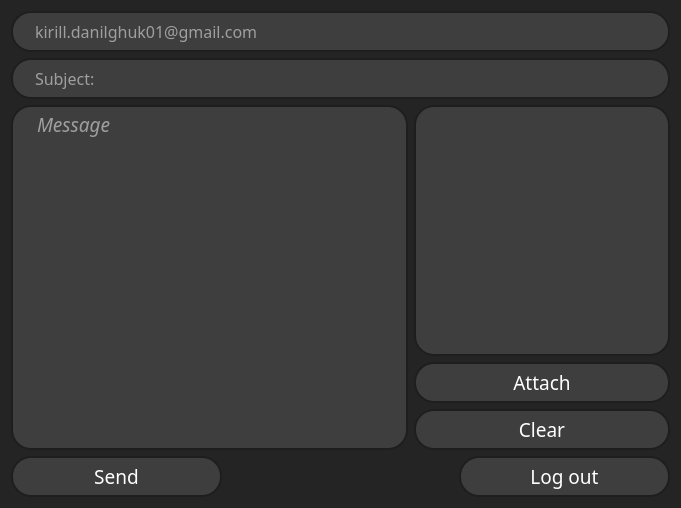
<?xml version="1.0" encoding="UTF-8"?>
<ui version="4.0">
 <class>mainForm</class>
 <widget class="QWidget" name="mainForm">
  <property name="geometry">
   <rect>
    <x>0</x>
    <y>0</y>
    <width>681</width>
    <height>508</height>
   </rect>
  </property>
  <property name="focusPolicy">
   <enum>Qt::ClickFocus</enum>
  </property>
  <property name="windowTitle">
   <string>SMTP-client By Kirill Danilchuk</string>
  </property>
  <property name="styleSheet">
   <string notr="true">QWidget {
	background-color: rgb(36, 36, 36);
	color: #FFF;
}</string>
  </property>
  <layout class="QVBoxLayout" name="verticalLayout_3">
   <item>
    <layout class="QVBoxLayout" name="verticalLayout_2">
     <item>
      <widget class="QLineEdit" name="to_line">
       <property name="sizePolicy">
        <sizepolicy hsizetype="Minimum" vsizetype="Fixed">
         <horstretch>0</horstretch>
         <verstretch>0</verstretch>
        </sizepolicy>
       </property>
       <property name="minimumSize">
        <size>
         <width>261</width>
         <height>41</height>
        </size>
       </property>
       <property name="maximumSize">
        <size>
         <width>16777215</width>
         <height>16777215</height>
        </size>
       </property>
       <property name="font">
        <font>
         <family>Sitka</family>
         <pointsize>12</pointsize>
         <weight>50</weight>
         <italic>false</italic>
         <bold>false</bold>
        </font>
       </property>
       <property name="styleSheet">
        <string notr="true">QLineEdit { 
	border: 2px solid rgb(30, 30, 30);
	border-radius: 20px; 
	color: #FFF; 
    background-color: rgb(62, 62, 62); 
	padding-left: 20px;
	padding-right: 20px;
} 

QLineEdit:hover {
	border: 3px solid rgb(75, 75, 75);
}

QLineEdit:focus {
	border: 3px solid rgb(102, 102, 102);
	border-color: rgb(0, 170, 255);
}

</string>
       </property>
       <property name="text">
        <string/>
       </property>
       <property name="alignment">
        <set>Qt::AlignLeading|Qt::AlignLeft|Qt::AlignVCenter</set>
       </property>
       <property name="placeholderText">
        <string>kirill.danilghuk01@gmail.com</string>
       </property>
      </widget>
     </item>
     <item>
      <widget class="QLineEdit" name="subject_line">
       <property name="sizePolicy">
        <sizepolicy hsizetype="Minimum" vsizetype="Fixed">
         <horstretch>0</horstretch>
         <verstretch>0</verstretch>
        </sizepolicy>
       </property>
       <property name="minimumSize">
        <size>
         <width>261</width>
         <height>41</height>
        </size>
       </property>
       <property name="maximumSize">
        <size>
         <width>16777215</width>
         <height>16777215</height>
        </size>
       </property>
       <property name="font">
        <font>
         <family>Sitka</family>
         <pointsize>12</pointsize>
         <italic>false</italic>
        </font>
       </property>
       <property name="styleSheet">
        <string notr="true">QLineEdit { 
	border: 2px solid rgb(30, 30, 30);
	border-radius: 20px; 
	color: #FFF; 
    background-color: rgb(62, 62, 62); 
	padding-left: 20px;
	padding-right: 20px;
} 

QLineEdit:hover {
	border: 3px solid rgb(75, 75, 75);
}

QLineEdit:focus {
	border: 3px solid rgb(102, 102, 102);
	border-color: rgb(0, 170, 255);
}

</string>
       </property>
       <property name="text">
        <string/>
       </property>
       <property name="alignment">
        <set>Qt::AlignLeading|Qt::AlignLeft|Qt::AlignVCenter</set>
       </property>
       <property name="placeholderText">
        <string>Subject:</string>
       </property>
      </widget>
     </item>
     <item>
      <layout class="QHBoxLayout" name="horizontalLayout">
       <item>
        <widget class="QTextEdit" name="message_text">
         <property name="sizePolicy">
          <sizepolicy hsizetype="Expanding" vsizetype="Expanding">
           <horstretch>9</horstretch>
           <verstretch>9</verstretch>
          </sizepolicy>
         </property>
         <property name="minimumSize">
          <size>
           <width>261</width>
           <height>41</height>
          </size>
         </property>
         <property name="font">
          <font>
           <family>Monotype Corsiva</family>
           <pointsize>14</pointsize>
           <italic>true</italic>
          </font>
         </property>
         <property name="styleSheet">
          <string notr="true">QTextEdit { 
	border: 2px solid rgb(30, 30, 30);
	border-radius: 20px; 
	color: #FFF; 
    background-color: rgb(62, 62, 62); 
	padding-left: 20px;
	padding-right: 20px;
} 

QTextEdit:hover {
	border: 3px solid rgb(75, 75, 75);
}

QTextEdit:focus {
	border: 3px solid rgb(102, 102, 102);
	border-color: rgb(0, 170, 255);
}

</string>
         </property>
         <property name="placeholderText">
          <string>Message</string>
         </property>
        </widget>
       </item>
       <item>
        <layout class="QVBoxLayout" name="verticalLayout">
         <item>
          <widget class="QListWidget" name="files_list">
           <property name="sizePolicy">
            <sizepolicy hsizetype="Expanding" vsizetype="Expanding">
             <horstretch>4</horstretch>
             <verstretch>4</verstretch>
            </sizepolicy>
           </property>
           <property name="styleSheet">
            <string notr="true">QListWidget { 
	border: 2px solid rgb(30, 30, 30);
	border-radius: 20px; 
	color: #FFF; 
    background-color: rgb(62, 62, 62); 
	padding-left: 20px;
	padding-right: 20px;
} 

QListWidget:hover {
	border: 3px solid rgb(75, 75, 75);
}

QListWidgett:focus {
	border: 3px solid rgb(102, 102, 102);
	border-color: rgb(0, 170, 255);
}

</string>
           </property>
          </widget>
         </item>
         <item>
          <widget class="QPushButton" name="attach_button">
           <property name="sizePolicy">
            <sizepolicy hsizetype="Minimum" vsizetype="Fixed">
             <horstretch>4</horstretch>
             <verstretch>4</verstretch>
            </sizepolicy>
           </property>
           <property name="minimumSize">
            <size>
             <width>211</width>
             <height>41</height>
            </size>
           </property>
           <property name="font">
            <font>
             <family>MV Boli</family>
             <pointsize>14</pointsize>
            </font>
           </property>
           <property name="styleSheet">
            <string notr="true">QPushButton { 
	border: 2px solid rgb(30, 30, 30);
	border-radius: 20px; 
	color: #FFF; 
    background-color: rgb(62, 62, 62); 
	padding-left: 20px;
	padding-right: 20px;
} 

QPushButton:hover {
	border: 3px solid rgb(75, 75, 75);
}

QPushButton:pressed {
    background-color: rgb(121, 121, 121)
}
</string>
           </property>
           <property name="text">
            <string>Attach</string>
           </property>
          </widget>
         </item>
         <item>
          <widget class="QPushButton" name="clear_button">
           <property name="sizePolicy">
            <sizepolicy hsizetype="Minimum" vsizetype="Fixed">
             <horstretch>4</horstretch>
             <verstretch>4</verstretch>
            </sizepolicy>
           </property>
           <property name="minimumSize">
            <size>
             <width>211</width>
             <height>41</height>
            </size>
           </property>
           <property name="font">
            <font>
             <family>MV Boli</family>
             <pointsize>14</pointsize>
            </font>
           </property>
           <property name="styleSheet">
            <string notr="true">QPushButton { 
	border: 2px solid rgb(30, 30, 30);
	border-radius: 20px; 
	color: #FFF; 
    background-color: rgb(62, 62, 62); 
	padding-left: 20px;
	padding-right: 20px;
} 

QPushButton:hover {
	border: 3px solid rgb(75, 75, 75);
}

QPushButton:pressed {
    background-color: rgb(121, 121, 121)
}
</string>
           </property>
           <property name="text">
            <string>Clear</string>
           </property>
          </widget>
         </item>
        </layout>
       </item>
      </layout>
     </item>
    </layout>
   </item>
   <item>
    <layout class="QHBoxLayout" name="horizontalLayout_2">
     <item>
      <widget class="QPushButton" name="send_button">
       <property name="minimumSize">
        <size>
         <width>211</width>
         <height>41</height>
        </size>
       </property>
       <property name="font">
        <font>
         <family>MV Boli</family>
         <pointsize>14</pointsize>
        </font>
       </property>
       <property name="styleSheet">
        <string notr="true">QPushButton { 
	border: 2px solid rgb(30, 30, 30);
	border-radius: 20px; 
	color: #FFF; 
    background-color: rgb(62, 62, 62); 
	padding-left: 20px;
	padding-right: 20px;
} 

QPushButton:hover {
	border: 3px solid rgb(0, 170, 0);
    background-color: rgb(0, 255, 0)
}

QPushButton:pressed {
    background-color: rgb(0, 170, 0);
	border: 3px solid rgb(0, 255, 0);
}
</string>
       </property>
       <property name="text">
        <string>Send</string>
       </property>
      </widget>
     </item>
     <item>
      <spacer name="horizontalSpacer">
       <property name="orientation">
        <enum>Qt::Horizontal</enum>
       </property>
       <property name="sizeHint" stdset="0">
        <size>
         <width>40</width>
         <height>20</height>
        </size>
       </property>
      </spacer>
     </item>
     <item>
      <widget class="QPushButton" name="logOut_button">
       <property name="minimumSize">
        <size>
         <width>211</width>
         <height>41</height>
        </size>
       </property>
       <property name="font">
        <font>
         <family>MV Boli</family>
         <pointsize>14</pointsize>
        </font>
       </property>
       <property name="styleSheet">
        <string notr="true">QPushButton { 
	border: 2px solid rgb(30, 30, 30);
	border-radius: 20px; 
	color: #FFF; 
    background-color:rgb(62, 62, 62);
	padding-left: 20px;
	padding-right: 20px;
} 

QPushButton:hover {
	border: 3px solid rgb(170,0 ,0);
    background-color: rgb(255, 0, 0);
}

QPushButton:pressed {
	border: 3px solid rgb(255,0 ,0);
    background-color: rgb(170, 0, 0);
}
</string>
       </property>
       <property name="text">
        <string>Log out</string>
       </property>
      </widget>
     </item>
    </layout>
   </item>
  </layout>
 </widget>
 <resources/>
 <connections/>
</ui>
